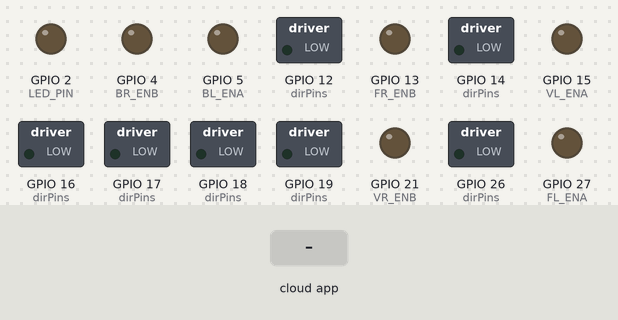
A sketch run on a simulated ESP32. Shown: switched loads named in the sketch (green lamp = pin HIGH), output pins drawn as LEDs (lit = HIGH). The test bench sets the inputs (shaded band). The ROS host is connected and sends only what is stated.

Above: at 3.2 s.
3.3 s: the phone or cloud app sets thruster_front_left_cmd to -100
At 4.0 s:
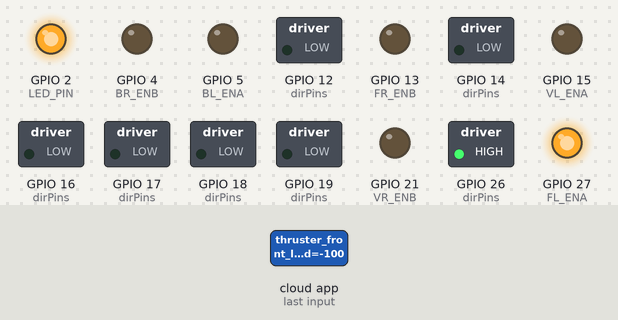
4.8 s: the phone or cloud app sets thruster_front_right_cmd to -100
At 5.6 s:
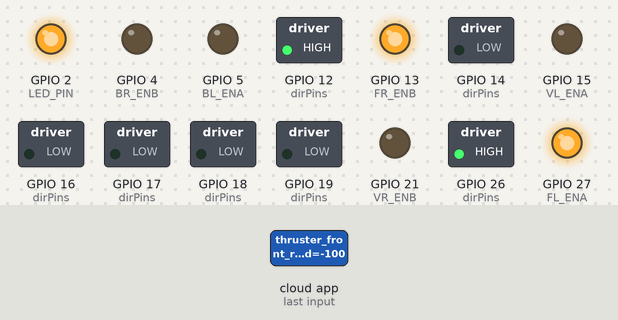
6.3 s: the phone or cloud app sets thruster_back_left_cmd to -100
At 6.8 s:
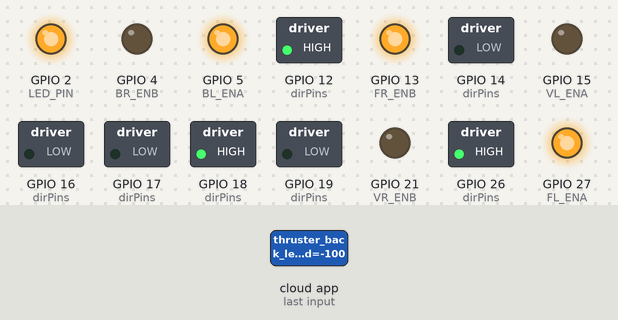
7.8 s: the phone or cloud app sets thruster_back_right_cmd to -100
At 8.4 s:
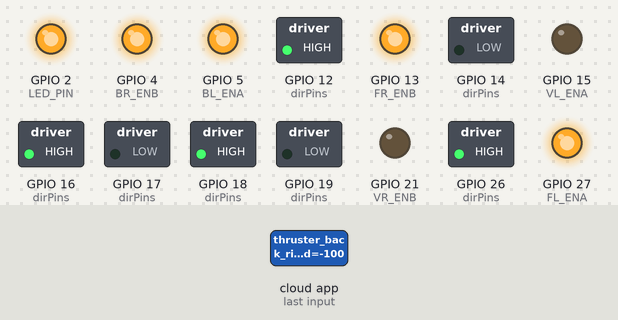
9.3 s: the phone or cloud app sets thruster_front_left_cmd to 0
At 10.1 s:
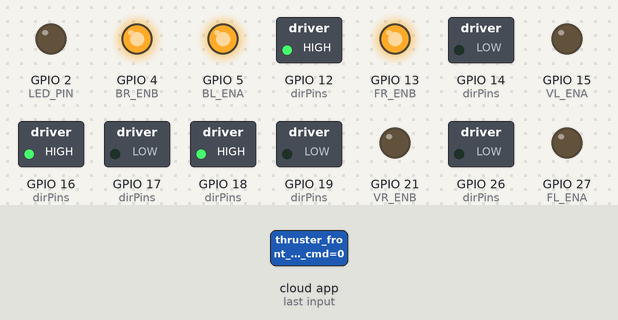
10.8 s: the phone or cloud app sets thruster_front_right_cmd to 0
At 11.2 s:
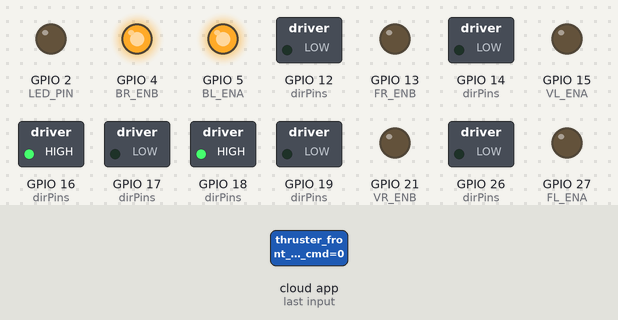
Timing chart, 0 to 13.3 s (numbered marks = the images above; inputs shaded):
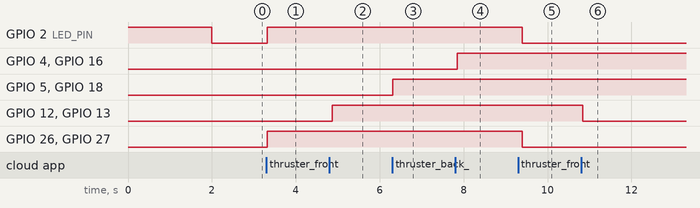

The sketch:

esp32_micro_ros.ino
```cpp
/*******************************************************************************
 * Firmware: micro_ros_bluerov2_node.ino
 * Author: Sirine SIOUD (ENICarthage - Mechatronics)
 * Project: Subsea Pipeline Inspection ROV
 *
 * Description:
 *   Low-level 6-thruster motor actuation firmware for ESP32 using micro-ROS.
 *
 * Functional Features:
 *   - Subscribes to 6 ROS 2 Float32 command topics (4 vectored at 45° + 2 vertical).
 *   - Converts normalized velocity inputs [-1.0, 1.0] to 8-bit PWM duty cycles (0–255).
 *   - Interfaces with 3x dual L298N H-Bridges via ESP32 LEDC hardware timers (1 kHz).
 *   - Configures deterministic multi-subscriber callback execution via rclc_executor.
 ******************************************************************************/
#include <micro_ros_arduino.h>
#include <stdio.h>
#include <rcl/rcl.h>
#include <rcl/error_handling.h>
#include <rclc/rclc.h>
#include <rclc/executor.h>
#include <std_msgs/msg/float32.h>

// ── L298N Pin Definitions ──────────────────────────────────
// Each L298N has: IN1, IN2 (direction) + ENA (PWM speed) for motor A
//                IN3, IN4 (direction) + ENB (PWM speed) for motor B
//
// L298N #1 → Thruster Front Left (A) + Thruster Front Right (B)
#define FL_IN1  25
#define FL_IN2  26
#define FL_ENA  27   // PWM

#define FR_IN3  14
#define FR_IN4  12
#define FR_ENB  13   // PWM

// L298N #2 → Thruster Back Left (A) + Thruster Back Right (B)
#define BL_IN1  19
#define BL_IN2  18
#define BL_ENA  5    // PWM

#define BR_IN3  17
#define BR_IN4  16
#define BR_ENB  4    // PWM

// L298N #3 → Thruster Vertical Left (A) + Thruster Vertical Right (B)
#define VL_IN1  32
#define VL_IN2  33
#define VL_ENA  15   // PWM

#define VR_IN3  22
#define VR_IN4  23
#define VR_ENB  21   // PWM

// ── LEDC PWM config (ESP32) ────────────────────────────────
// ESP32 Arduino uses ledcSetup / ledcAttachPin / ledcWrite
#define PWM_FREQ    1000   // 1 kHz
#define PWM_RES     8      // 8-bit → 0–255

// Channel assignments (0–15 available)
#define CH_FL  0
#define CH_FR  1
#define CH_BL  2
#define CH_BR  3
#define CH_VL  4
#define CH_VR  5

// ── micro-ROS ──────────────────────────────────────────────
rcl_subscription_t sub_thruster_front_left;
rcl_subscription_t sub_thruster_front_right;
rcl_subscription_t sub_thruster_back_left;
rcl_subscription_t sub_thruster_back_right;
rcl_subscription_t sub_thruster_vertical_left;
rcl_subscription_t sub_thruster_vertical_right;

std_msgs__msg__Float32 msg_thruster_front_left;
std_msgs__msg__Float32 msg_thruster_front_right;
std_msgs__msg__Float32 msg_thruster_back_left;
std_msgs__msg__Float32 msg_thruster_back_right;
std_msgs__msg__Float32 msg_thruster_vertical_left;
std_msgs__msg__Float32 msg_thruster_vertical_right;

rclc_executor_t executor;
rclc_support_t support;
rcl_allocator_t allocator;
rcl_node_t node;

#define LED_PIN 2

#define RCCHECK(fn) { rcl_ret_t temp_rc = fn; if((temp_rc != RCL_RET_OK)){error_loop();}}
#define RCSOFTCHECK(fn) { rcl_ret_t temp_rc = fn; if((temp_rc != RCL_RET_OK)){}}

// ── Error loop ─────────────────────────────────────────────
void error_loop(){
  while(1){
    // digitalWrite(LED_PIN, !digitalRead(LED_PIN));
    delay(500);
  }
}

// ── Motor Driver Helper ────────────────────────────────────
// value: -1.0 to +1.0
//   positive → forward  (IN1=HIGH, IN2=LOW)
//   negative → backward (IN1=LOW,  IN2=HIGH)
//   zero     → brake    (IN1=LOW,  IN2=LOW)
// in1, in2: direction pins
// pwmChannel: LEDC channel attached to the ENA/ENB pin
void drive_motor(float value, int in1, int in2, int enaPin) {
 // Clamp to [-1.0, 1.0]
  if (value >  1.0f) value =  1.0f;
  if (value < -1.0f) value = -1.0f;

  int speed = (int)(fabs(value) * 255.0f);  // 0–255

  if (value > 0.0f) {
    digitalWrite(in1, HIGH);
    digitalWrite(in2, LOW);
  } else if (value < 0.0f) {
    digitalWrite(in1, LOW);
    digitalWrite(in2, HIGH);
  } else {
    // Brake
    digitalWrite(in1, LOW);
    digitalWrite(in2, LOW);
  }

  ledcWrite(enaPin, speed);
}

// ── Callbacks ──────────────────────────────────────────────
void callback_thruster_front_left(const void * msgin){
  const std_msgs__msg__Float32 * msg = (const std_msgs__msg__Float32 *)msgin;
  drive_motor(msg->data, FL_IN1, FL_IN2, FL_ENA);  // pin, not CH_FL
  digitalWrite(LED_PIN, !digitalRead(LED_PIN));
}

void callback_thruster_front_right(const void * msgin){
  const std_msgs__msg__Float32 * msg = (const std_msgs__msg__Float32 *)msgin;
  drive_motor(msg->data, FR_IN3, FR_IN4, FR_ENB);
}

void callback_thruster_back_left(const void * msgin){
  const std_msgs__msg__Float32 * msg = (const std_msgs__msg__Float32 *)msgin;
  drive_motor(msg->data, BL_IN1, BL_IN2, BL_ENA);
}

void callback_thruster_back_right(const void * msgin){
  const std_msgs__msg__Float32 * msg = (const std_msgs__msg__Float32 *)msgin;
  drive_motor(msg->data, BR_IN3, BR_IN4, BR_ENB);
}

void callback_thruster_vertical_left(const void * msgin){
  const std_msgs__msg__Float32 * msg = (const std_msgs__msg__Float32 *)msgin;
  drive_motor(msg->data, VL_IN1, VL_IN2, VL_ENA);
}

void callback_thruster_vertical_right(const void * msgin){
  const std_msgs__msg__Float32 * msg = (const std_msgs__msg__Float32 *)msgin;
  drive_motor(msg->data, VR_IN3, VR_IN4, VR_ENB);
}

// ── Setup ──────────────────────────────────────────────────
void setup() {
  set_microros_transports();

  // LED
  pinMode(LED_PIN, OUTPUT);
  digitalWrite(LED_PIN, HIGH);

  // Direction pins
  int dirPins[] = {
    FL_IN1, FL_IN2,
    FR_IN3, FR_IN4,
    BL_IN1, BL_IN2,
    BR_IN3, BR_IN4,
    VL_IN1, VL_IN2,
    VR_IN3, VR_IN4
  };
  for (int i = 0; i < 12; i++) {
    pinMode(dirPins[i], OUTPUT);
    digitalWrite(dirPins[i], LOW);
  }

  // PWM channels (LEDC — ESP32 Arduino)
  ledcAttach(FL_ENA, PWM_FREQ, PWM_RES);
  ledcAttach(FR_ENB, PWM_FREQ, PWM_RES);
  ledcAttach(BL_ENA, PWM_FREQ, PWM_RES);
  ledcAttach(BR_ENB, PWM_FREQ, PWM_RES);
  ledcAttach(VL_ENA, PWM_FREQ, PWM_RES);
  ledcAttach(VR_ENB, PWM_FREQ, PWM_RES);

  delay(2000);

  // micro-ROS init
  allocator = rcl_get_default_allocator();
  RCCHECK(rclc_support_init(&support, 0, NULL, &allocator));
  RCCHECK(rclc_node_init_default(&node, "micro_ros_bluerov2_node", "", &support));

  // Subscribers
  RCCHECK(rclc_subscription_init_default(&sub_thruster_front_left, &node,
    ROSIDL_GET_MSG_TYPE_SUPPORT(std_msgs, msg, Float32), "bluerov2/thruster_front_left_cmd"));
  RCCHECK(rclc_subscription_init_default(&sub_thruster_front_right, &node,
    ROSIDL_GET_MSG_TYPE_SUPPORT(std_msgs, msg, Float32), "bluerov2/thruster_front_right_cmd"));
  RCCHECK(rclc_subscription_init_default(&sub_thruster_back_left, &node,
    ROSIDL_GET_MSG_TYPE_SUPPORT(std_msgs, msg, Float32), "bluerov2/thruster_back_left_cmd"));
  RCCHECK(rclc_subscription_init_default(&sub_thruster_back_right, &node,
    ROSIDL_GET_MSG_TYPE_SUPPORT(std_msgs, msg, Float32), "bluerov2/thruster_back_right_cmd"));
  RCCHECK(rclc_subscription_init_default(&sub_thruster_vertical_left, &node,
    ROSIDL_GET_MSG_TYPE_SUPPORT(std_msgs, msg, Float32), "bluerov2/thruster_vertical_left_cmd"));
  RCCHECK(rclc_subscription_init_default(&sub_thruster_vertical_right, &node,
    ROSIDL_GET_MSG_TYPE_SUPPORT(std_msgs, msg, Float32), "bluerov2/thruster_vertical_right_cmd"));

  // Executor — 6 handles
  RCCHECK(rclc_executor_init(&executor, &support.context, 6, &allocator));
  RCCHECK(rclc_executor_add_subscription(&executor, &sub_thruster_front_left,    &msg_thruster_front_left,    &callback_thruster_front_left,    ON_NEW_DATA));
  RCCHECK(rclc_executor_add_subscription(&executor, &sub_thruster_front_right,   &msg_thruster_front_right,   &callback_thruster_front_right,   ON_NEW_DATA));
  RCCHECK(rclc_executor_add_subscription(&executor, &sub_thruster_back_left,     &msg_thruster_back_left,     &callback_thruster_back_left,     ON_NEW_DATA));
  RCCHECK(rclc_executor_add_subscription(&executor, &sub_thruster_back_right,    &msg_thruster_back_right,    &callback_thruster_back_right,    ON_NEW_DATA));
  RCCHECK(rclc_executor_add_subscription(&executor, &sub_thruster_vertical_left,  &msg_thruster_vertical_left,  &callback_thruster_vertical_left,  ON_NEW_DATA));
  RCCHECK(rclc_executor_add_subscription(&executor, &sub_thruster_vertical_right, &msg_thruster_vertical_right, &callback_thruster_vertical_right, ON_NEW_DATA));

  digitalWrite(LED_PIN, LOW);
}

// ── Loop ───────────────────────────────────────────────────
void loop() {
  delay(100);
  RCSOFTCHECK(rclc_executor_spin_some(&executor, RCL_MS_TO_NS(100)));
}
```

Measured:
- after the input at 3.3 s, GPIO 2 (LED_PIN), GPIO 26 (dirPins), GPIO 27 (FL_ENA): LOW → HIGH at once
- after the input at 4.8 s, GPIO 12 (dirPins), GPIO 13 (FR_ENB): LOW → HIGH after 0.07 s
- after the input at 6.3 s, GPIO 5 (BL_ENA), GPIO 18 (dirPins): LOW → HIGH at once
- after the input at 7.8 s, GPIO 4 (BR_ENB), GPIO 16 (dirPins): LOW → HIGH after 0.05 s
- after the input at 9.3 s, GPIO 2 (LED_PIN), GPIO 26 (dirPins), GPIO 27 (FL_ENA): HIGH → LOW after 0.10 s
- after the input at 10.8 s, GPIO 12 (dirPins), GPIO 13 (FR_ENB): HIGH → LOW at once
